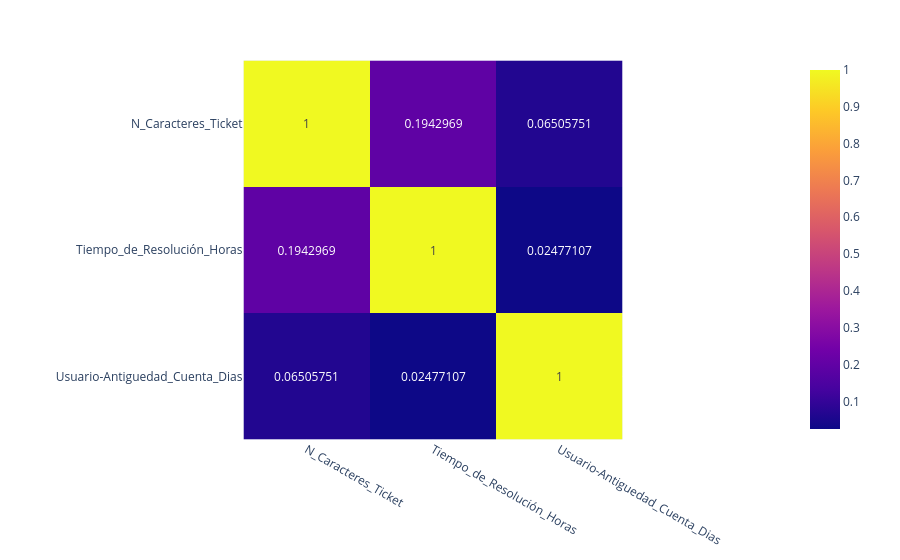

The cell this chart's notebook holds for it:
### Code cell
# Pregunta 4: Correlación entre variables numéricas

corr = df_tickets[num_cols].corr()

fig = px.imshow(corr, text_auto=True)

fig.show()

### Figure 1 — Plotly figure (JSON) as saved in the notebook; plotly's stock layout.template omitted (floating-point values rounded to 4 significant figures)
{"data": [{"coloraxis": "coloraxis", "hovertemplate": "x: %{x}<br>y: %{y}<br>color: %{z}<extra></extra>", "name": "0", "texttemplate": "%{z}", "type": "heatmap", "x": ["N_Caracteres_Ticket", "Tiempo_de_Resolución_Horas", "Usuario-Antiguedad_Cuenta_Dias"], "xaxis": "x", "y": ["N_Caracteres_Ticket", "Tiempo_de_Resolución_Horas", "Usuario-Antiguedad_Cuenta_Dias"], "yaxis": "y", "z": [[1.0, 0.1943, 0.06506], [0.1943, 1.0, 0.02477], [0.06506, 0.02477, 1.0]]}], "layout": {"coloraxis": {"colorscale": [[0, "#0d0887"], [0.1111, "#46039f"], [0.2222, "#7201a8"], [0.3333, "#9c179e"], [0.4444, "#bd3786"], [0.5556, "#d8576b"], [0.6667, "#ed7953"], [0.7778, "#fb9f3a"], [0.8889, "#fdca26"], [1, "#f0f921"]]}, "margin": {"t": 60}, "xaxis": {"anchor": "y", "constrain": "domain", "domain": [0, 1], "scaleanchor": "y"}, "yaxis": {"anchor": "x", "autorange": "reversed", "constrain": "domain", "domain": [0, 1]}}}
